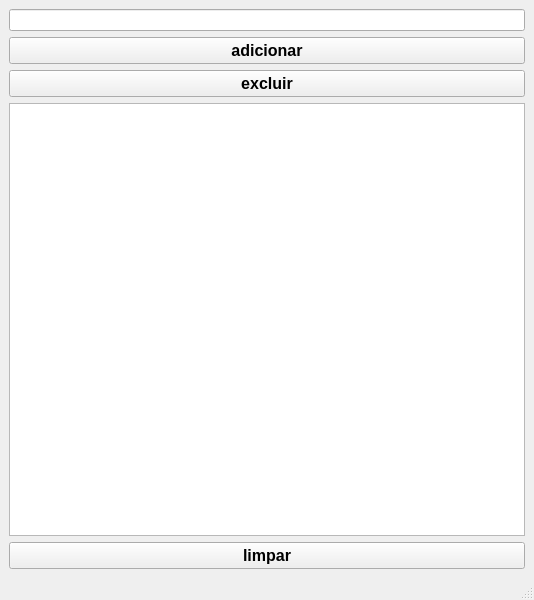
<?xml version="1.0" encoding="UTF-8"?>
<ui version="4.0">
 <class>MainWindow</class>
 <widget class="QMainWindow" name="MainWindow">
  <property name="geometry">
   <rect>
    <x>0</x>
    <y>0</y>
    <width>534</width>
    <height>600</height>
   </rect>
  </property>
  <property name="windowTitle">
   <string>MainWindow</string>
  </property>
  <widget class="QWidget" name="centralwidget">
   <layout class="QHBoxLayout" name="horizontalLayout">
    <item>
     <layout class="QVBoxLayout" name="verticalLayout">
      <item>
       <widget class="QLineEdit" name="lineEdit"/>
      </item>
      <item>
       <widget class="QPushButton" name="btn_add">
        <property name="font">
         <font>
          <pointsize>12</pointsize>
          <weight>75</weight>
          <bold>true</bold>
         </font>
        </property>
        <property name="text">
         <string>adicionar</string>
        </property>
       </widget>
      </item>
      <item>
       <widget class="QPushButton" name="btn_del">
        <property name="font">
         <font>
          <pointsize>12</pointsize>
          <weight>75</weight>
          <bold>true</bold>
         </font>
        </property>
        <property name="text">
         <string>excluir</string>
        </property>
       </widget>
      </item>
      <item>
       <widget class="QListWidget" name="listWidget"/>
      </item>
      <item>
       <widget class="QPushButton" name="btn_clear">
        <property name="font">
         <font>
          <pointsize>12</pointsize>
          <weight>75</weight>
          <bold>true</bold>
         </font>
        </property>
        <property name="text">
         <string>limpar</string>
        </property>
       </widget>
      </item>
     </layout>
    </item>
   </layout>
  </widget>
  <widget class="QMenuBar" name="menubar">
   <property name="geometry">
    <rect>
     <x>0</x>
     <y>0</y>
     <width>534</width>
     <height>21</height>
    </rect>
   </property>
  </widget>
  <widget class="QStatusBar" name="statusbar"/>
 </widget>
 <resources/>
 <connections/>
</ui>
